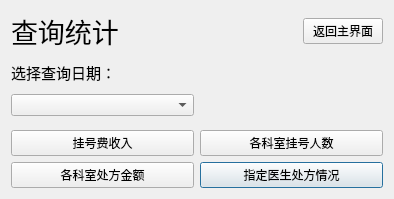
<?xml version="1.0" encoding="UTF-8"?>
<ui version="4.0">
 <class>Dialog</class>
 <widget class="QDialog" name="Dialog">
  <property name="geometry">
   <rect>
    <x>0</x>
    <y>0</y>
    <width>394</width>
    <height>199</height>
   </rect>
  </property>
  <property name="windowTitle">
   <string>查询统计</string>
  </property>
  <property name="styleSheet">
   <string notr="true">background-image: url(:/back.jpg);</string>
  </property>
  <layout class="QGridLayout" name="gridLayout">
   <item row="6" column="0" alignment="Qt::AlignTop">
    <widget class="QComboBox" name="comboBox"/>
   </item>
   <item row="8" column="1">
    <widget class="QPushButton" name="doctorPre">
     <property name="text">
      <string>指定医生处方情况</string>
     </property>
    </widget>
   </item>
   <item row="7" column="1">
    <widget class="QPushButton" name="departmentNum">
     <property name="text">
      <string>各科室挂号人数</string>
     </property>
    </widget>
   </item>
   <item row="7" column="0">
    <widget class="QPushButton" name="IncomeButton">
     <property name="text">
      <string>挂号费收入</string>
     </property>
    </widget>
   </item>
   <item row="8" column="0">
    <widget class="QPushButton" name="departmentPre">
     <property name="text">
      <string>各科室处方金额</string>
     </property>
    </widget>
   </item>
   <item row="0" column="0" alignment="Qt::AlignLeft|Qt::AlignTop">
    <widget class="QLabel" name="label">
     <property name="font">
      <font>
       <family>微软雅黑</family>
       <pointsize>20</pointsize>
      </font>
     </property>
     <property name="text">
      <string>查询统计</string>
     </property>
    </widget>
   </item>
   <item row="2" column="0" alignment="Qt::AlignLeft">
    <widget class="QLabel" name="label_2">
     <property name="font">
      <font>
       <family>微软雅黑</family>
       <pointsize>11</pointsize>
      </font>
     </property>
     <property name="text">
      <string>选择查询日期：</string>
     </property>
    </widget>
   </item>
   <item row="0" column="1" alignment="Qt::AlignRight">
    <widget class="QPushButton" name="returnHome">
     <property name="text">
      <string>返回主界面</string>
     </property>
    </widget>
   </item>
  </layout>
 </widget>
 <resources>
  <include location="background_image.qrc"/>
 </resources>
 <connections/>
</ui>
